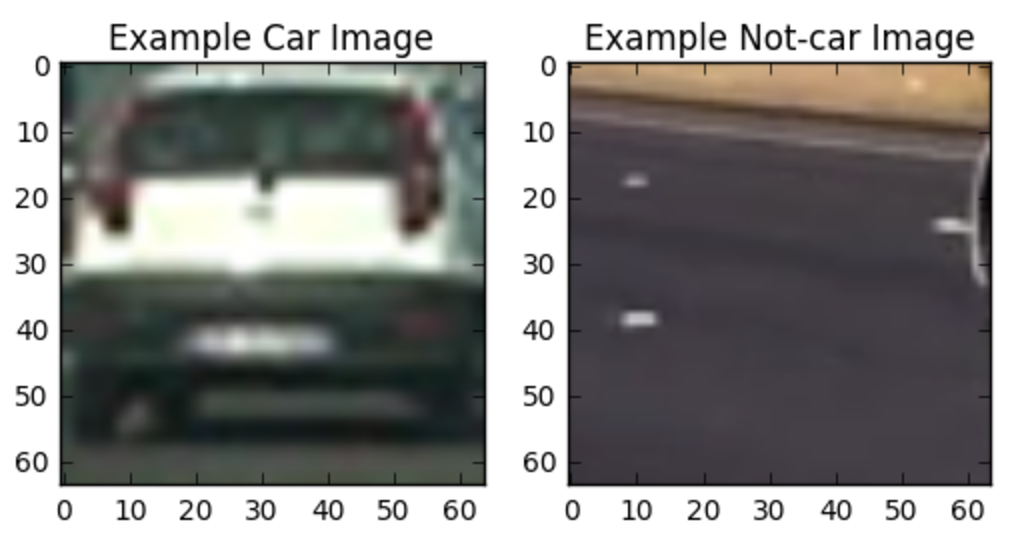
#> input picture vehicle-detection/examples/car_not_car.png, 1028 x 550 px
$ python -i vehicledetectiontrainsvm.py   (imports and definitions only)   (older library calls are emulated)
#> lines starting #> are read from the running program, lines starting #| are printed output that depends on the picture; long printed decimals are rounded
import numpy as np
import matplotlib.pyplot as plt
import cv2
from skimage.feature import hog
import scipy as sc

import pickle

def color_hist(img, nbins=32, bins_range=(0, 256)):
    '''
    Computes color histogram features
    '''
    # Compute the histogram of the color channels separately
    channel1_hist = np.histogram(img[:,:,0], bins=nbins, range=bins_range)
    channel2_hist = np.histogram(img[:,:,1], bins=nbins, range=bins_range)
    channel3_hist = np.histogram(img[:,:,2], bins=nbins, range=bins_range)
    # Concatenate the histograms into a single feature vector
    hist_features = np.concatenate((channel1_hist[0], channel2_hist[0], channel3_hist[0]))
    # Return the individual histograms, bin_centers and feature vector
    return hist_features

def get_hog_features(img, orient, pix_per_cell, cell_per_block,
                        vis=False, feature_vec=True):
    '''
    Returns HOG features and visualization
    '''
    # Call with two outputs if vis==True
    if vis == True:
        features, hog_image = hog(img, orientations=orient, pixels_per_cell=(pix_per_cell, pix_per_cell),
                                  cells_per_block=(cell_per_block, cell_per_block), transform_sqrt=True,
                                  visualise=vis, feature_vector=feature_vec)
        return features, hog_image
    # Otherwise call with one output
    else:
        features = hog(img, orientations=orient, pixels_per_cell=(pix_per_cell, pix_per_cell),
                       cells_per_block=(cell_per_block, cell_per_block), transform_sqrt=True,
                       visualise=vis, feature_vector=feature_vec)
        return features

# [64 lines left out: function extract_features, not called in this run]

def extract_feature_1_img(img, cspace='RGB', cspacehog='HLS',
                        hist_bins=32, hist_range=(0, 256), orient=9,
                        pix_per_cell=8, cell_per_block=2, hog_channel=0):
    '''
    FOR VISUALIZATION ONLY
    Similar to extract_features() function
    '''
#> called with img = 'examples/car_not_car.png', cspace = 'RGB', cspacehog = 'HLS', hist_bins = 32, hist_range = (0, 256), orient = 9, pix_per_cell = 8, cell_per_block = 2

    # Create a list to append feature vectors to
    features = []
    convert =  isinstance(img, str)

    # Read in each one by one
    if convert:
        image = sc.misc.imread(img)
#> image is the input picture: shape (550, 1028, 4); mean R, G, B, A 142.4, 141.7, 140.3, 255
    else:
        image = img

    # apply color conversion if other than 'RGB'
    if cspace != 'RGB':
        if cspace == 'HSV':
            feature_image = cv2.cvtColor(image, cv2.COLOR_RGB2HSV)
        elif cspace == 'LUV':
            feature_image = cv2.cvtColor(image, cv2.COLOR_RGB2LUV)
        elif cspace == 'HLS':
            feature_image = cv2.cvtColor(image, cv2.COLOR_RGB2HLS)
        elif cspace == 'YUV':
            feature_image = cv2.cvtColor(image, cv2.COLOR_RGB2YUV)
        elif cspace == 'YCrCb':
            feature_image = cv2.cvtColor(image, cv2.COLOR_RGB2YCrCb)
    else: feature_image = np.copy(image)

    if cspacehog != 'RGB':
        if cspacehog == 'HSV':
            feature_image_hog = cv2.cvtColor(image, cv2.COLOR_RGB2HSV)
        elif cspacehog == 'LUV':
            feature_image_hog = cv2.cvtColor(image, cv2.COLOR_RGB2LUV)
        elif cspacehog == 'HLS':
            feature_image_hog = cv2.cvtColor(image, cv2.COLOR_RGB2HLS)
#> feature_image_hog: shape (550, 1028, 3); mean of channels 0, 1, 2 57.6, 141.4, 20.6
        elif cspacehog == 'YUV':
            feature_image_hog = cv2.cvtColor(image, cv2.COLOR_RGB2YUV)
        elif cspacehog == 'YCrCb':
            feature_image_hog = cv2.cvtColor(image, cv2.COLOR_RGB2YCrCb)
    else: feature_image_hog = np.copy(image)

    fig = plt.figure(figsize=(12,12))

    plt.subplot(141)
    plt.imshow(image)
    plt.title('Original Car Image')
    plt.subplot(142)
    plt.imshow(feature_image[:,:,0], cmap = 'gray')
    plt.title('Y')
    plt.subplot(143)
    plt.imshow(feature_image[:,:,1], cmap = 'gray')
    plt.title('Cr')
    plt.subplot(144)
    plt.imshow(feature_image[:,:,2], cmap = 'gray')
    plt.title('Cb')

    plt.show()
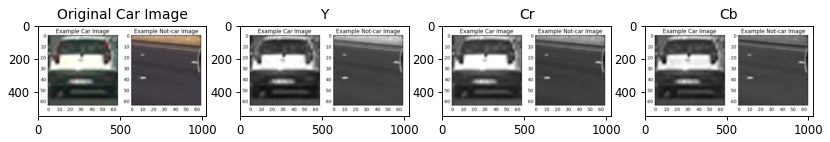
#> figure drawn by matplotlib, 4 panels

    # Apply color_hist() also with a color space option now
    hist_features = color_hist(feature_image, nbins=hist_bins, bins_range=hist_range)
#> in color_hist, `hist_features = np.concatenate((channel1_hist[0], channel2_hist[0], ch..`: hist_features = 96 values, max 186310 at index 63, min 412 at index 32, mean 17668.8
    # Call get_hog_features() with vis=False, feature_vec=True
    hog_features_0, hog_image_0 = get_hog_features(feature_image_hog[:,:,0], orient,
                    pix_per_cell, cell_per_block, vis=True, feature_vec=True)
#> in get_hog_features, `features, hog_image = hog(img, orientations=orient, pixels_per_cell=(p..`:
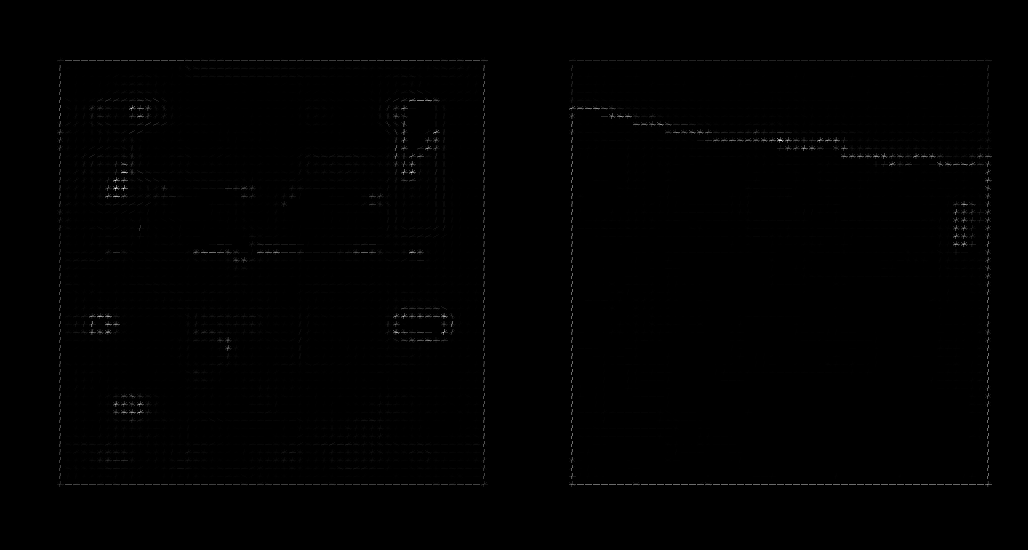
#> hog_image: shape (550, 1028) float64; min 0, max 7.21, mean 0.0295; drawn with min black and max white
#> in get_hog_features, `features, hog_image = hog(img, orientations=orient, pixels_per_cell=(p..`:
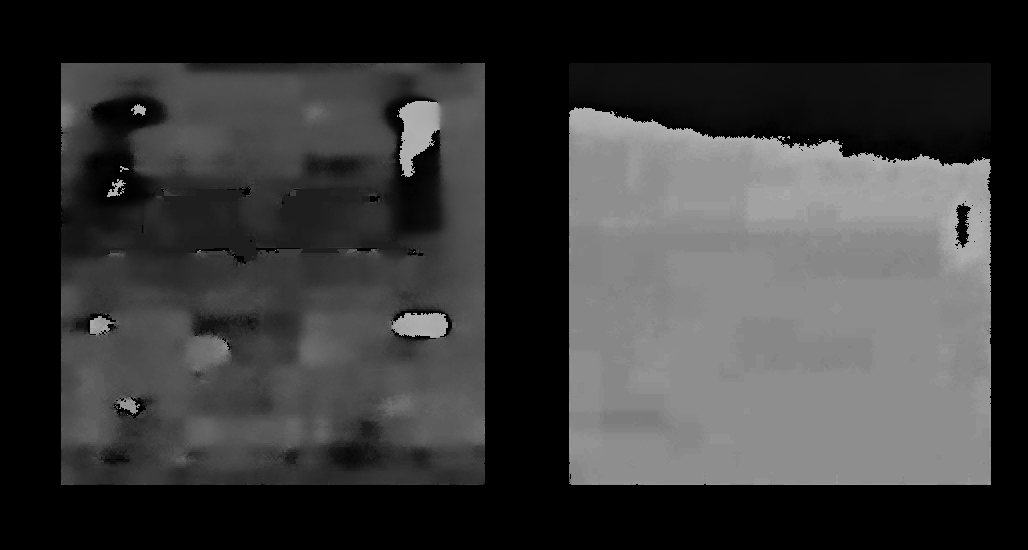
#> img: shape (550, 1028); min 0, max 179, mean 57.6
    hog_features_1, hog_image_1 = get_hog_features(feature_image_hog[:,:,1], orient,
                    pix_per_cell, cell_per_block, vis=True, feature_vec=True)
#> call 2 of get_hog_features, with orient = 9, pix_per_cell = 8, cell_per_block = 2, vis = True, feature_vec = True
#> in get_hog_features (call 2), `features, hog_image = hog(img, orientations=orient, pixels_per_cell=(p..`:
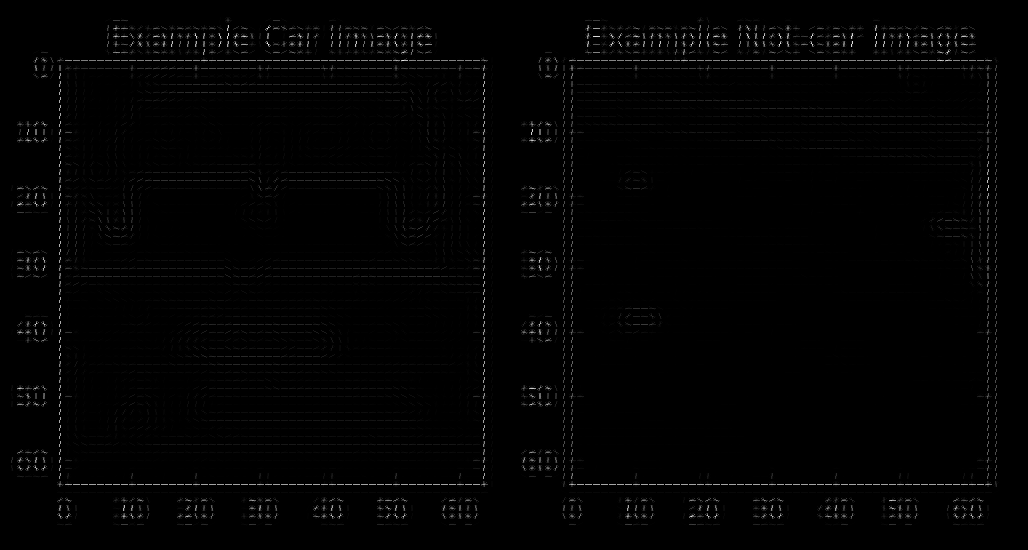
#> hog_image: shape (550, 1028) float64; min 0, max 5.25, mean 0.0546; drawn with min black and max white
#> in get_hog_features (call 2), `features, hog_image = hog(img, orientations=orient, pixels_per_cell=(p..`:
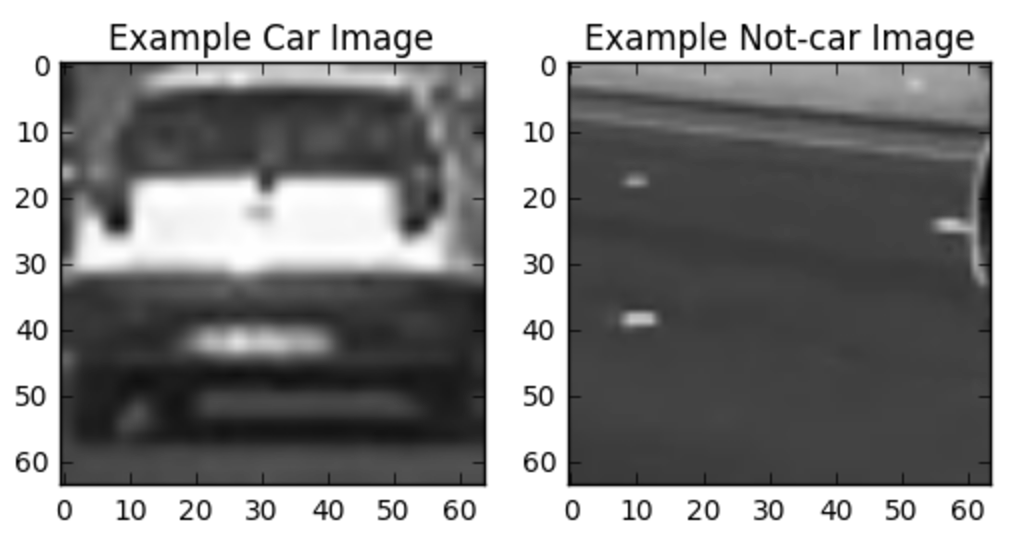
#> img: shape (550, 1028); min 0, max 255, mean 141.4
    hog_features_2, hog_image_2 = get_hog_features(feature_image_hog[:,:,2], orient,
                    pix_per_cell, cell_per_block, vis=True, feature_vec=True)
#> call 3 of get_hog_features, with orient = 9, pix_per_cell = 8, cell_per_block = 2, vis = True, feature_vec = True
#> in get_hog_features (call 3), `features, hog_image = hog(img, orientations=orient, pixels_per_cell=(p..`:
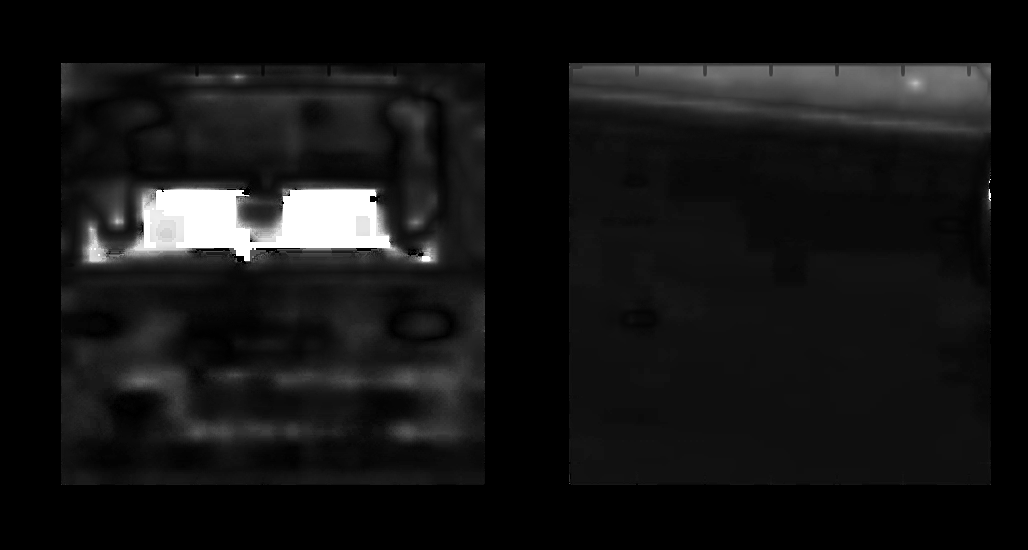
#> img: shape (550, 1028); min 0, max 255, mean 20.6

    print(np.min(hog_features_0), np.max(hog_features_0),np.min(hog_features_1), np.max(hog_features_1),np.min(hog_features_2), np.max(hog_features_2))
#| 0.0 1 0.0 1 0.0 1
    print(np.max(hist_features))
#| 186310
    print(hog_features_0.shape, hog_features_1.shape, hog_features_2.shape, hist_features.shape)
#| (306324,) (306324,) (306324,) (96,)

    # Return list of feature vectors
    return hog_image_0, hog_image_1, hog_image_2, hist_features

# [15 lines left out: function get_features_parameters, not called in this run]

>>> result = extract_feature_1_img('examples/car_not_car.png')

$ run again, on vehicle-detection/examples/falsepositive.png
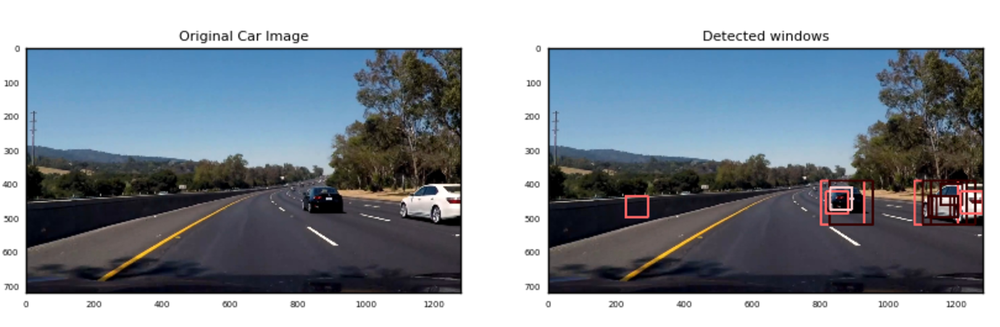
#> input picture vehicle-detection/examples/falsepositive.png, 1000 x 327 px, shrunk from 1620 x 530 before the run
#> in extract_feature_1_img, image is the input picture: shape (327, 1000, 4); mean R, G, B, A 137.8, 146.2, 155, 255
#> feature_image_hog: shape (327, 1000, 3); mean of channels 0, 1, 2 58.9, 146.3, 45
#> in extract_feature_1_img, `plt.show()`:
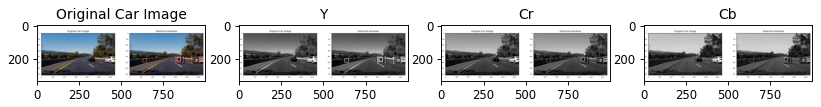
#> figure drawn by matplotlib, 4 panels
#> in color_hist, `hist_features = np.concatenate((channel1_hist[0], channel2_hist[0], ch..`: hist_features = 96 values, max 105507 at index 31, min 383 at index 60, mean 10218.8
#> in get_hog_features (call 3), `features, hog_image = hog(img, orientations=orient, pixels_per_cell=(p..`:
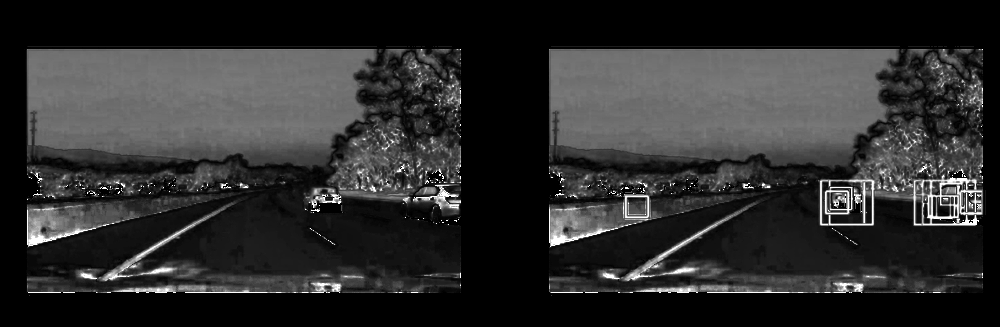
#> img: shape (327, 1000); min 0, max 255, mean 45
#| 0.0 1 0.0 1 0.0 1
#| 105507
#| (174096,) (174096,) (174096,) (96,)

$ run again, on vehicle-detection/examples/img_features.png
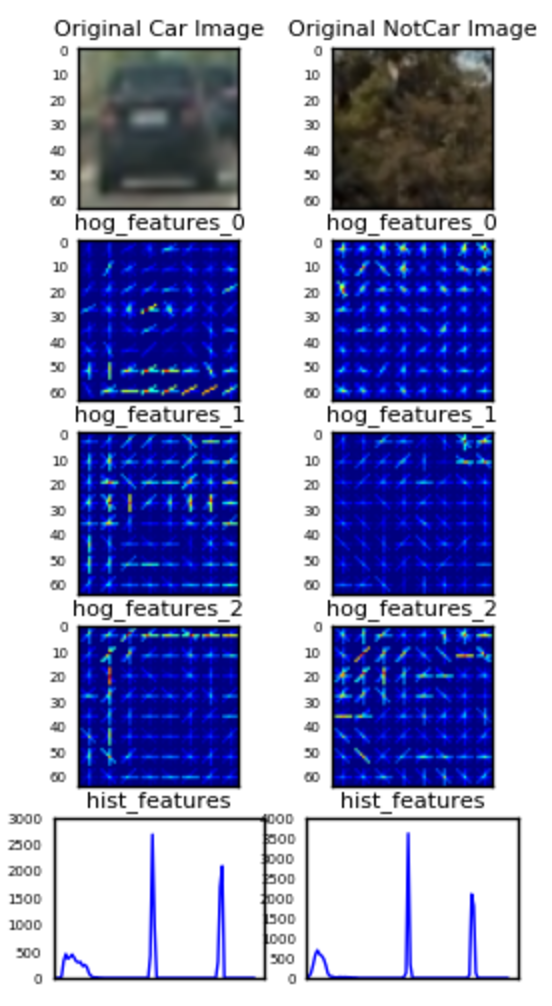
#> input picture vehicle-detection/examples/img_features.png, 552 x 1006 px
#> in extract_feature_1_img, image is the input picture: shape (1006, 552, 4); mean R, G, B, A 155.5, 158.6, 198.3, 255
#> feature_image_hog: shape (1006, 552, 3); mean of channels 0, 1, 2 38.5, 177, 76.2
#> in extract_feature_1_img, `plt.show()`:
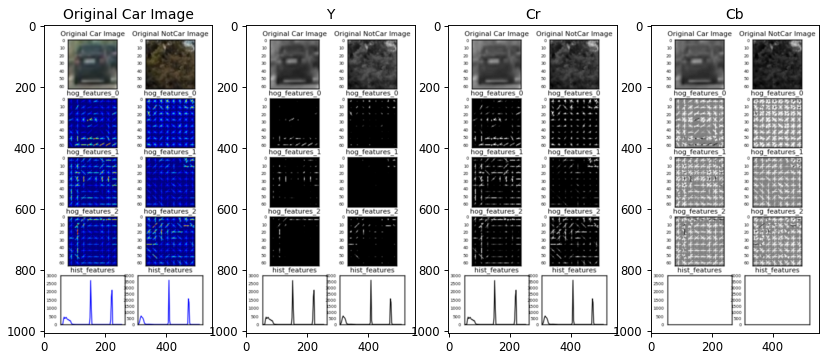
#> figure drawn by matplotlib, 4 panels
#> in color_hist, `hist_features = np.concatenate((channel1_hist[0], channel2_hist[0], ch..`: hist_features = 96 values, max 283000 at index 95, min 678 at index 64, mean 17353.5
#> in get_hog_features (call 3), `features, hog_image = hog(img, orientations=orient, pixels_per_cell=(p..`:
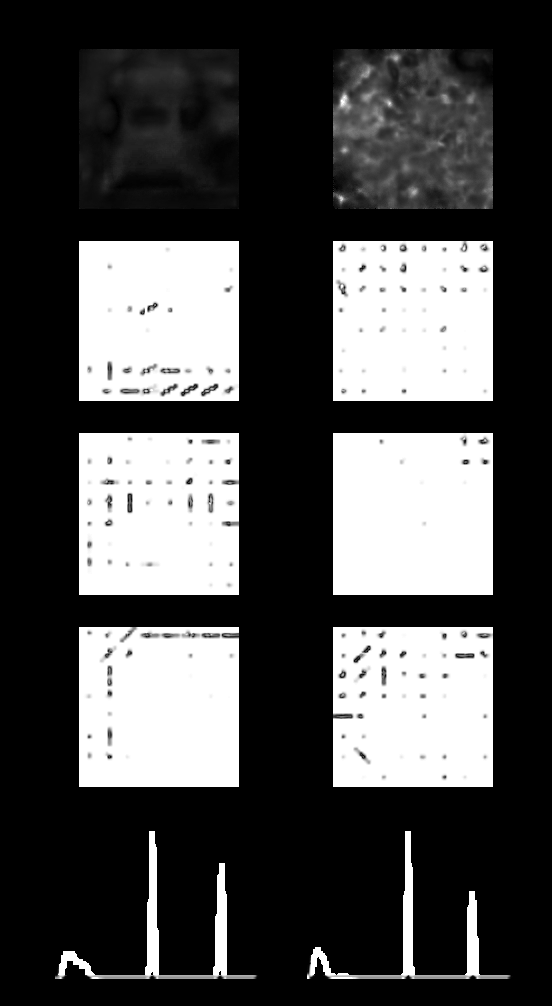
#> img: shape (1006, 552); min 0, max 255, mean 76.2
#| 0.0 1 0.0 1 0.0 1
#| 283000
#| (303552,) (303552,) (303552,) (96,)
